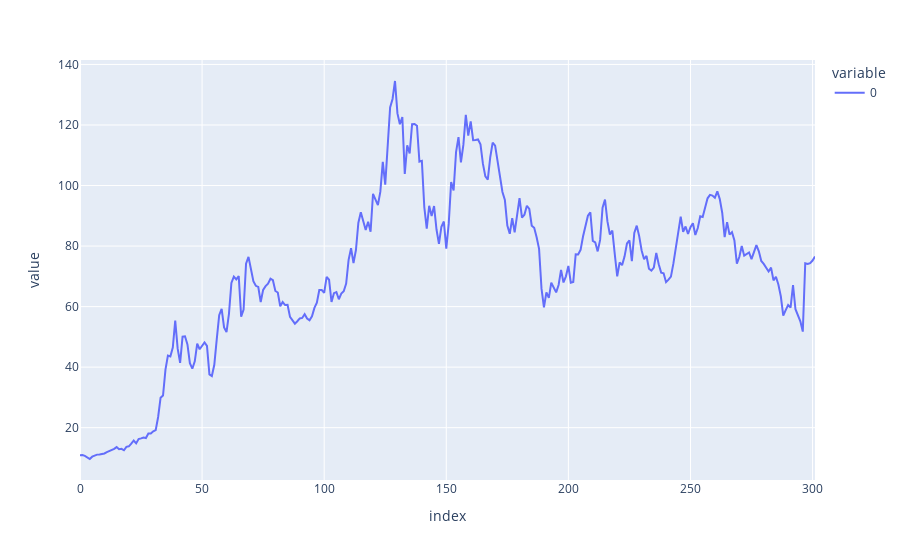

Write notebook code for a chart like this one.
### Code cell
apply_LSTM(df1, split_percentage=0.65)

### Figure 1 — Plotly figure (JSON) as saved in the notebook; plotly's stock layout.template omitted (floating-point values rounded to 4 significant figures; data arrays with more than 128 entries replaced by an {"elided": "..."} marker saying what was removed)
{"data": [{"hovertemplate": "variable=0<br>index=%{x}<br>value=%{y}<extra></extra>", "legendgroup": "0", "line": {"color": "#636efa", "dash": "solid"}, "mode": "lines", "name": "0", "orientation": "v", "showlegend": true, "type": "scatter", "x": {"elided": "302 int values"}, "xaxis": "x", "y": {"elided": "302 float values"}, "yaxis": "y"}], "layout": {"legend": {"title": {"text": "variable"}, "tracegroupgap": 0}, "margin": {"t": 60}, "xaxis": {"anchor": "y", "domain": [0, 1], "title": {"text": "index"}}, "yaxis": {"anchor": "x", "domain": [0, 1], "title": {"text": "value"}}}}
